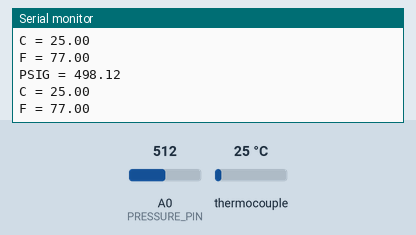
The sketch below on a simulated Arduino Leonardo, built with avr-gcc and run on an emulated ATmega32U4. On the bench: the last lines printed to the serial monitor. The test bench sets the inputs (shaded band); at power-on: thermocouple 25 °C, A0 (PRESSURE_PIN) = 512.

Above: at 1.7 s.
1.8 s: thermocouple set to 6 °C
At 2.33 s:
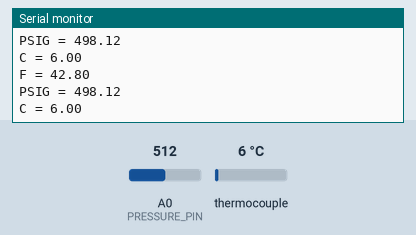
3.3 s: A0 (PRESSURE_PIN) set to 716
At 3.44 s:
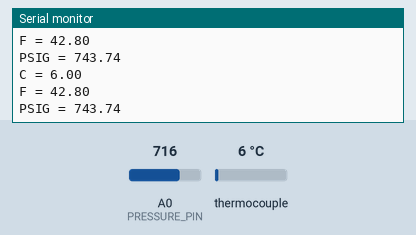
4.8 s: thermocouple set to 75 °C
At 4.86 s:
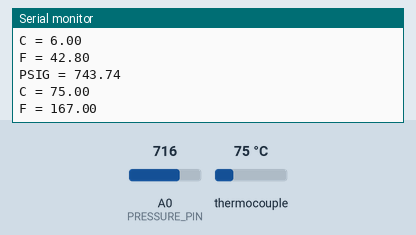
6.3 s: A0 (PRESSURE_PIN) set to 900
At 6.37 s:
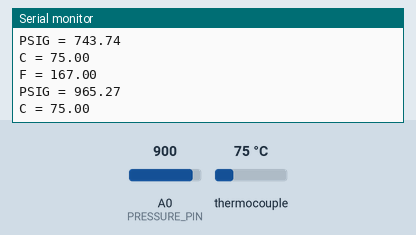
Timing chart, 0 to 8.8 s (numbered marks = the images above; inputs shaded):
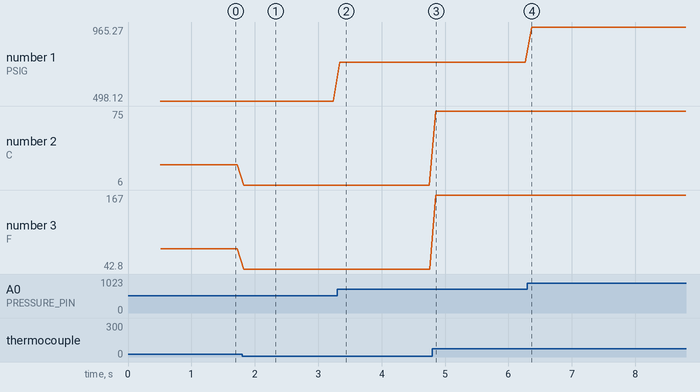

The sketch:

Pressure_and_Temperature.ino
```cpp
#include <SPI.h>
#include "Adafruit_MAX31855.h"

#define PRESSURE_PIN 0
#define MAXDO 3
#define MAXCS 4
#define MAXCLK 5
#define PERIOD 100

Adafruit_MAX31855 thermocouple(MAXCLK, MAXCS, MAXDO);
unsigned long last_run_time = 0;


void setup()
{
  while (!Serial); // wait for Serial on Leonardo/Zero, etc
  Serial.begin(9600);
  pinMode (PRESSURE_PIN, INPUT);
  delay (500); // wait for MAX chip to stabilize
}

void loop()
{
  if (millis () > last_run_time + PERIOD)
  {
  last_run_time = millis ();
  Serial.print ("PSIG = ");
  Serial.println (getPressure(analogRead(PRESSURE_PIN)));
  //error message
  if (isnan(getTemperatureCelsius()))
  {
    Serial.println ("Something wrong with thermocouple !");
  }
  else
  {
    Serial.print("C = ");
    double CTemp = getTemperatureCelsius ();
    Serial.println(CTemp);
    Serial.print ("F = ");
    Serial.println (CTemp * 1.8 + 32);
  }
  }
}

double getPressure (double reading)
{
  double PSIG = getVDC(reading) * 246.58 - 118.33;
  return PSIG;
}

double getVDC (double reading)
{
  double VDC = reading *5 / 1024;
  return VDC;
}

double getInternalTemperature ()
{
  return thermocouple.readInternal ();
}

double getTemperatureCelsius ()
{
  return thermocouple.readCelsius();
}
```

Measured:
- after the input at 1.8 s, the serial monitor: prints a new line at once (image 1)
- after the input at 3.3 s, the serial monitor: prints a new line at once (image 2)
- after the input at 4.8 s, the serial monitor: prints a new line after 0.06 s (image 3)
- after the input at 6.3 s, the serial monitor: prints a new line after 0.07 s (image 4)
- plotted number 1: 498.12 → 743.74 after the input at 3.3 s, 743.74 → 965.27 after the input at 6.3 s
- plotted number 2: 25 → 6 after the input at 1.8 s, 6 → 75 after the input at 4.8 s
- plotted number 3: 77 → 42.8 after the input at 1.8 s, 42.8 → 167 after the input at 4.8 s
